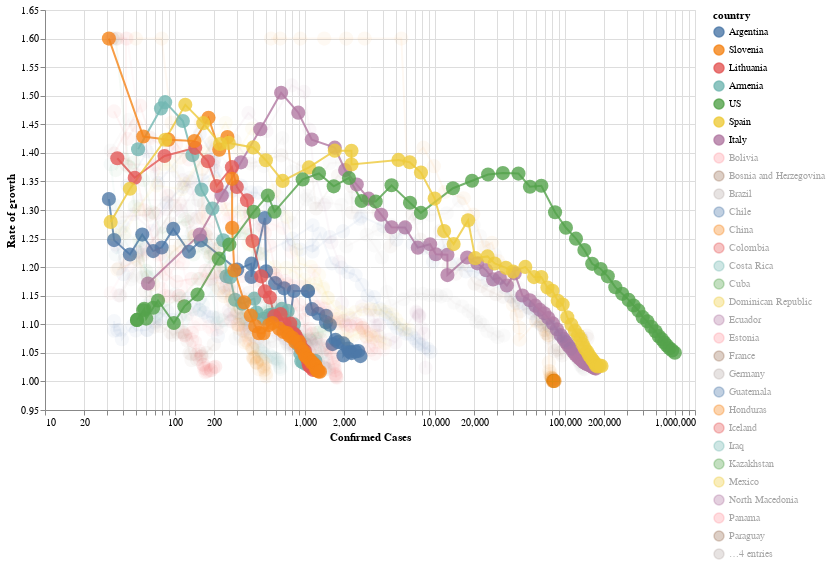

This figure's notebook cell:
### Markdown cell above
## Argentina comparado con el resto del mundo

**Shift + Click** sobre la leyenda para agregar o quitar paises

### Code cell
#hide_input
latam = [
    'Brazil', 'Chile', 'Argentina', 'Panama', 'Colombia','Mexico', 
    'Ecuador', 'Costa Rica', 'Venezuela', 'Dominican Republic', 'Bolivia',
    'Paraguay', 'Uruguay','Honduras', 'Cuba', 'Puerto Rico','Guatemala', 
]

with_most_cases = list(confirmed_by_country.index[:7])
controlled_situations = list(current_growth_rate_by_country[current_growth_rate_by_country < 1.1].index)

plot_rate_cnt_trajectories(
    df,
    with_most_cases + controlled_situations + latam, 
    selected=(
        ['Argentina'] + 
        list(current_growth_rate_by_country[current_growth_rate_by_country < 1.05].index) + 
        with_most_cases[:3]
    )
)

### Figure 1 — Vega-Lite specification as saved in the notebook (floating-point values rounded to 4 significant figures; data arrays with more than 128 entries replaced by an {"elided": "..."} marker saying what was removed)
{"config": {"view": {"continuousWidth": 400, "continuousHeight": 300}, "point": {"size": 200}}, "data": {"name": "data-51dea15fcb76f8888f28ec7fcebc84ac"}, "mark": {"type": "line", "point": true, "radius": 150}, "encoding": {"color": {"type": "nominal", "field": "country", "sort": ["Argentina", "Slovenia", "Lithuania", "Armenia", "US", "Spain", "Italy"]}, "opacity": {"condition": {"value": 0.8, "selection": "selector001"}, "value": 0.05}, "tooltip": [{"type": "temporal", "field": "date"}, {"type": "nominal", "field": "country"}, {"type": "quantitative", "field": "confirmed"}, {"type": "quantitative", "field": "recovered"}, {"type": "quantitative", "field": "death"}, {"type": "quantitative", "field": "confirmed_growth_rate"}, {"type": "quantitative", "field": "death_growth_rate"}, {"type": "temporal", "field": "first_infaction_date"}, {"type": "quantitative", "field": "days_from_first_infection"}, {"type": "temporal", "field": "tenth_infaction_date"}, {"type": "quantitative", "field": "days_from_tenth_infection"}, {"type": "temporal", "field": "first_death_date"}, {"type": "quantitative", "field": "days_from_first_death"}, {"type": "temporal", "field": "tenth_death_date"}, {"type": "quantitative", "field": "days_from_tenth_death"}], "x": {"type": "quantitative", "axis": {"title": "Confirmed Cases"}, "field": "confirmed", "scale": {"type": "log"}}, "y": {"type": "quantitative", "axis": {"title": "Rate of growth"}, "field": "confirmed_growth_rate", "scale": {"domain": [0.95, 1.65]}}}, "height": 400, "selection": {"selector001": {"type": "multi", "fields": ["country"], "bind": "legend", "init": [{"country": "Argentina"}, {"country": "Slovenia"}, {"country": "Lithuania"}, {"country": "Armenia"}, {"country": "US"}, {"country": "Spain"}, {"country": "Italy"}]}}, "width": 650, "$schema": "https://vega.github.io/schema/vega-lite/v4.8.1.json", "datasets": {"data-51dea15fcb76f8888f28ec7fcebc84ac": {"elided": "1248 records"}}}
